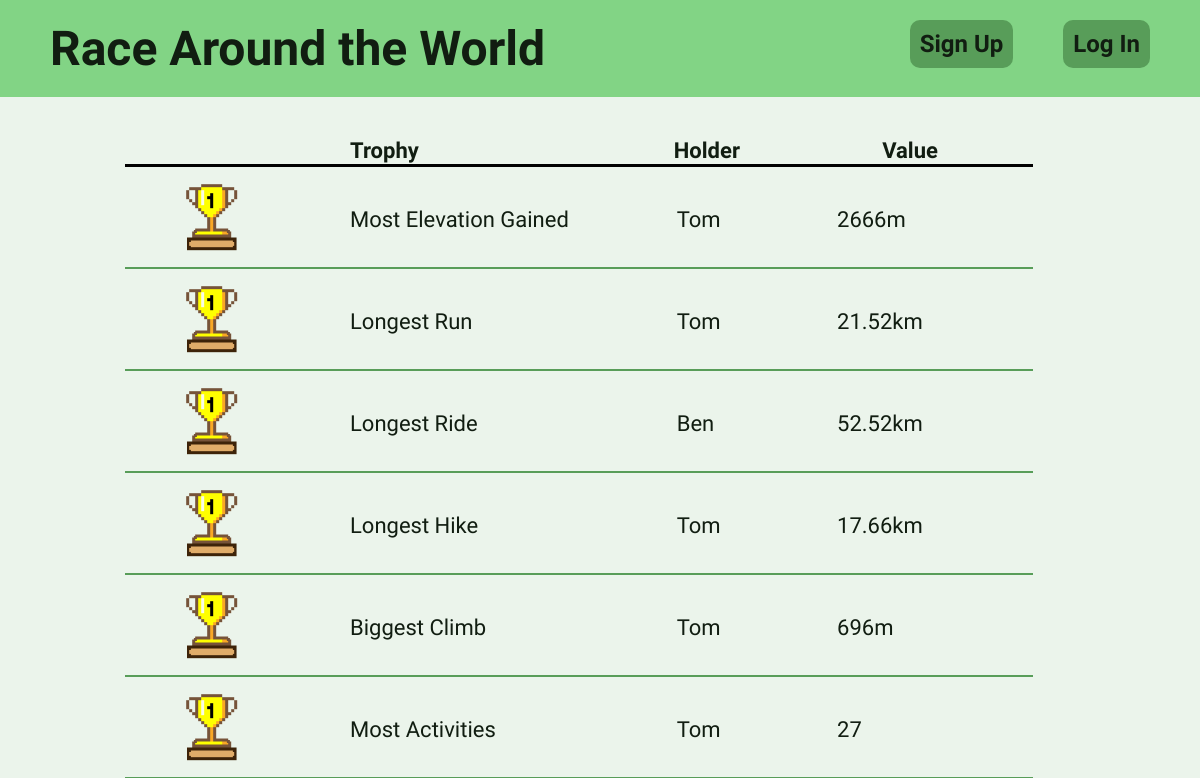
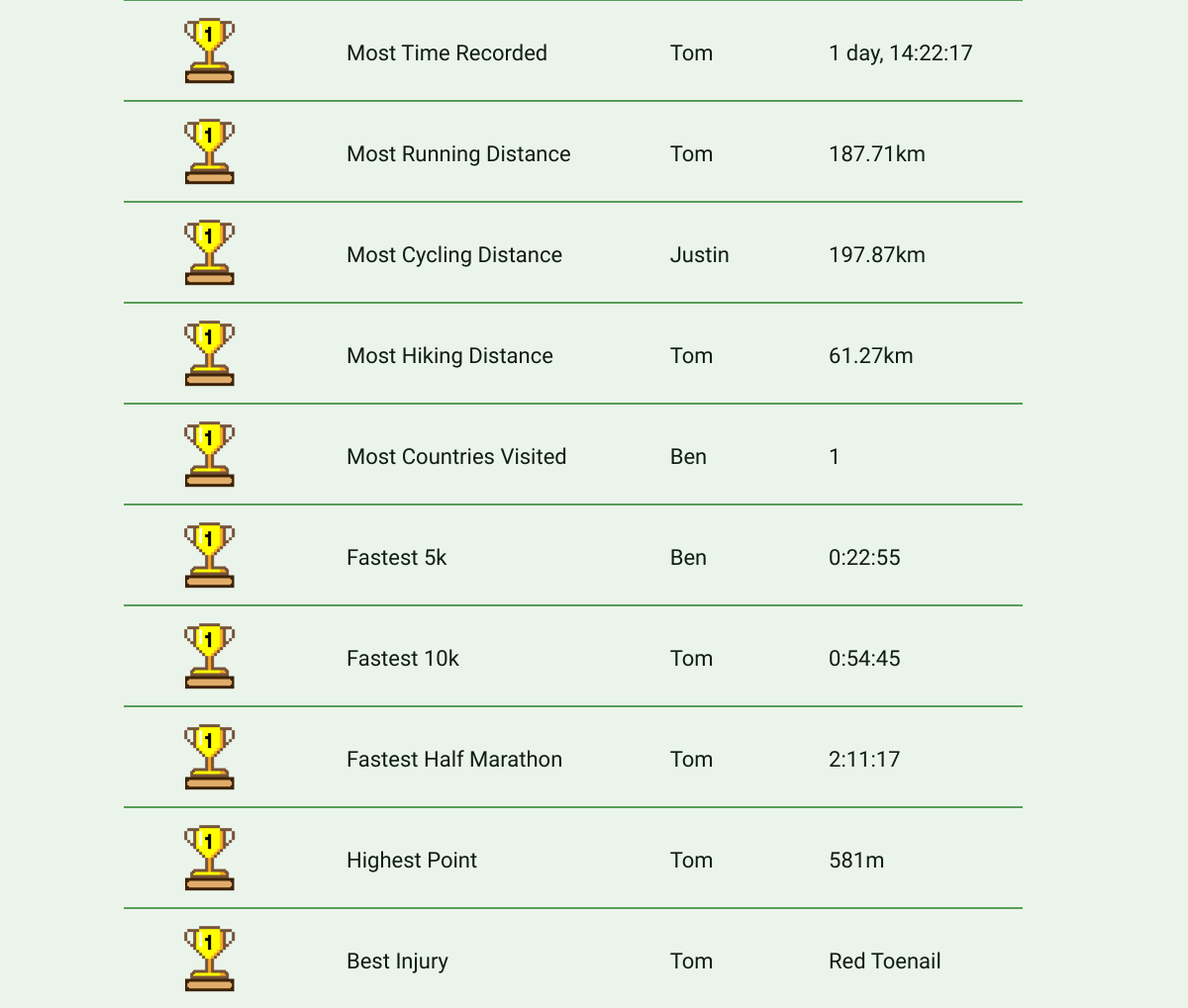
Before: /tracker/trophies/ with the older database file (2 pictures, top to bottom).
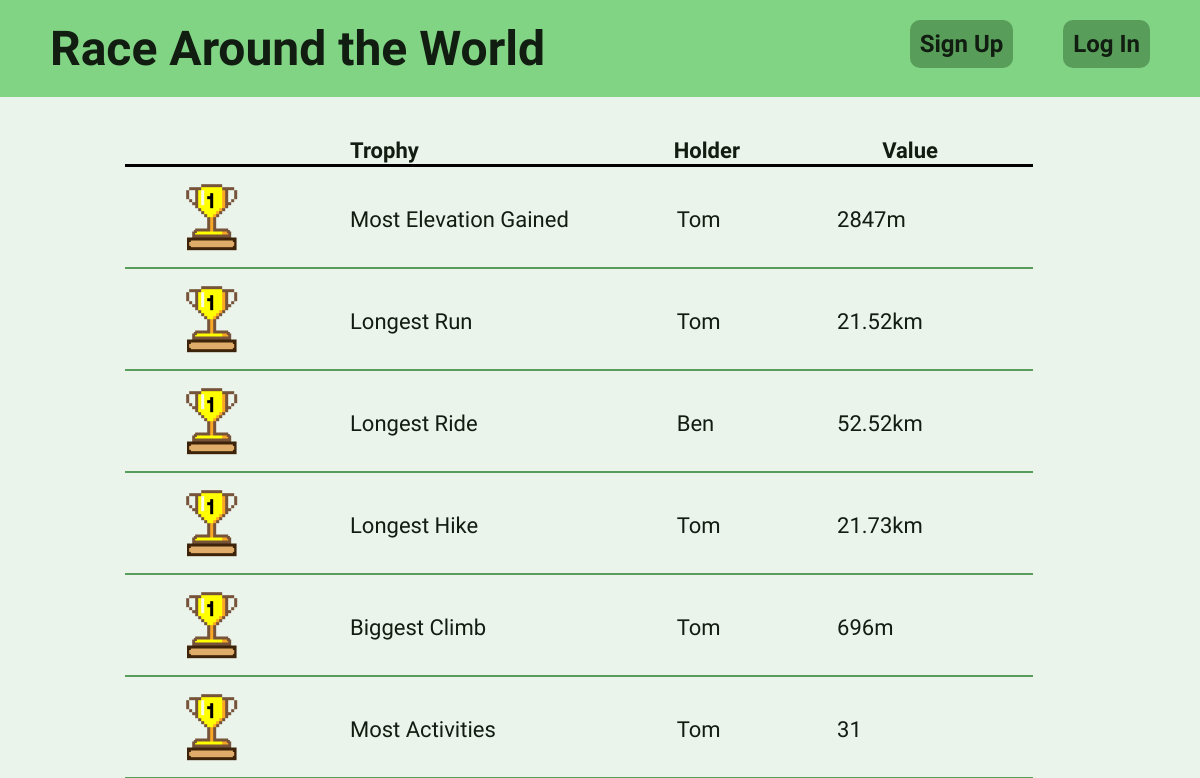
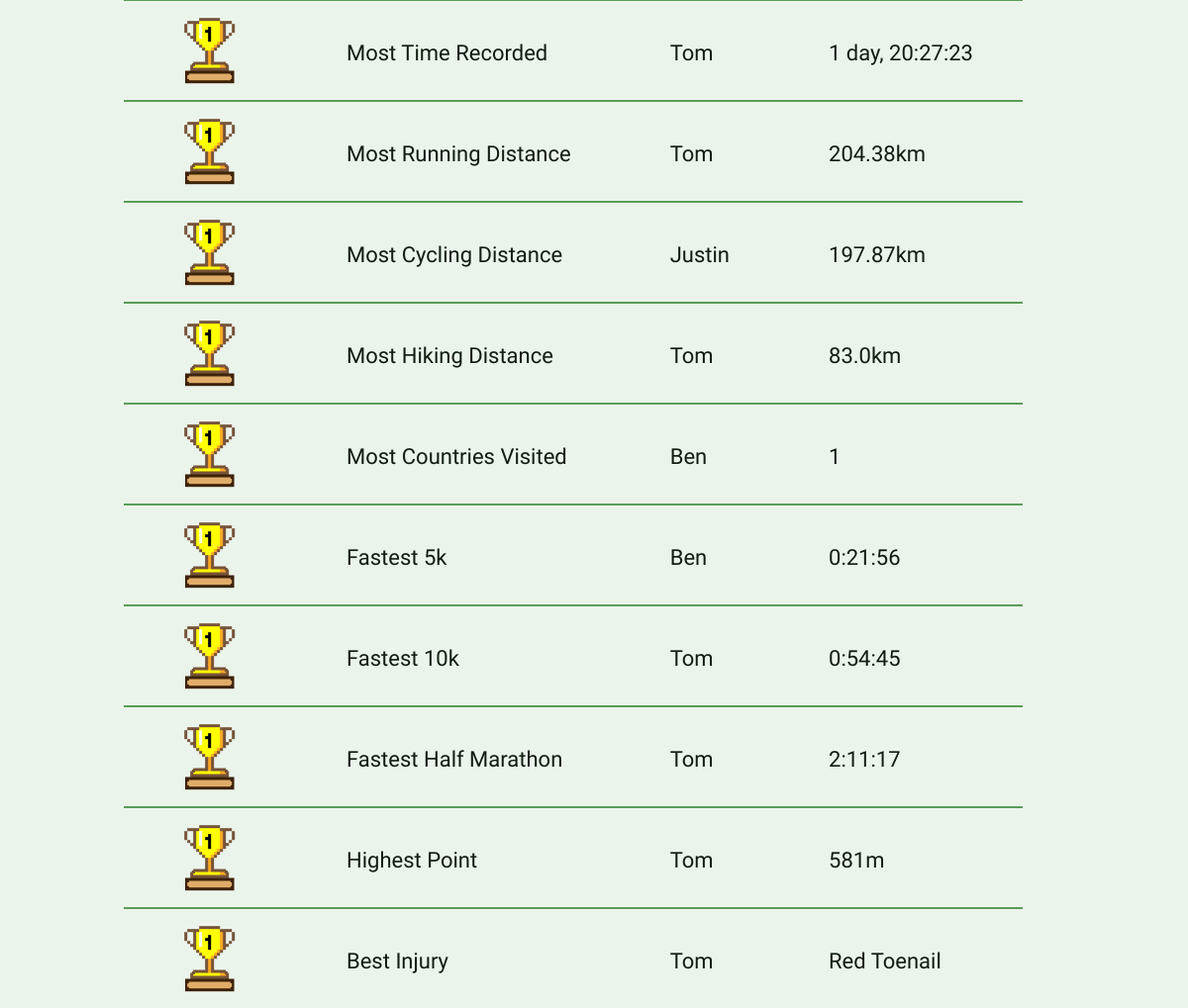
After: the same page with the newer database file (2 pictures, top to bottom).
### tracker/models.py (models this page shows, shortened)
class Trophy(models.Model):
    name = models.CharField(max_length=300)
    value = models.CharField(max_length=100, null=True, blank=True)
    unit = models.CharField(max_length=10, null=True, blank=True)
    holder = models.ForeignKey(User, null=True, blank=True, on_delete=models.SET_NULL)

class User(models.Model):
    webuser = models.OneToOneField(WebUser, on_delete=models.CASCADE, null=True)
    strava_id = models.IntegerField()
    firstName = models.CharField(max_length=100)
    lastName = models.CharField(max_length=100)
    accessToken = models.CharField(max_length=300)
    refreshToken = models.CharField(max_length=300)
    code = models.CharField(max_length=300)
    expiresAt = models.IntegerField()

### tracker/views.py (the view)
# urls.py: path("trophies/", views.trophies, name="trophies")
def trophies(request):
    trophies = get_trophies()
    context = {
        "logged_in": request.user.is_authenticated,
        "trophies": trophies
    }
    return render(request, "tracker/trophies.html", context)

### tracker/views.py (called while the page is built)
def get_trophies():
    return Trophy.objects.all()

### tracker/templates/tracker/trophies.html
{% extends "tracker/base.html" %}
{% load static %}
{% block content %}
<link rel="stylesheet" href="{% static 'tracker/milestones.css' %}">
<div class="content">
    <table class="table">
        <tr style="padding-bottom: 10px; border-bottom:3px solid black">
            <th></th><th style="text-align: left; padding-left: 50px;">Trophy</th><th>Holder</th><th>Value</th>
        </tr>
        {% for row in trophies %}
        {% if row.holder and row.value%}
        <tr>
            {% with 'tracker/img/trophy.png' as image_static %}
            <td><img class="icon" src="{% static image_static %}"></td>
            {% endwith %}
            <td>{{row.name}}</td>
            <td>{{row.holder.firstName}}</td>
            {% if row.unit %}
            <td>{{row.value}}{{row.unit}}</td>
            {% else %}
            <td>{{row.value}}</td>
            {% endif %}
        </tr>
        {% endif %}
        {% endfor %}
    </table>
</div>
{% endblock %}

### tracker/templates/tracker/base.html (shortened to what this page needs)
{% load static %}
<!DOCTYPE html>
<link rel="stylesheet" href="{% static 'tracker/common.css' %}">
<html lang="en-UK">
<head>
</head>
<body>
<div class="header">
    <div class="title"><a href="{% url 'home' %}">Race Around the World</a></div>
    {% if logged_in %}
    <div class="login"><a href="{% url 'logout' %}">Log Out</a></div>
    <div class="login">
        <a href="{% url 'account' %}">Account</a>
    </div>
    {% else %}
    <div class="login"><a href="{% url 'login' %}">Log In</a></div>
    <div class="login"><a href="{% url 'signup' %}">Sign Up</a></div>
    {% endif %}
</div>
{% block content %}{% endblock %}
</body>
</html>

### tracker/static/tracker/common.css (style rules this page uses)
:root { --text: #111d11; --background: #ebf4eb; --primary: #82d485; --secondary: #65be67; --accent: #589d59; --error: #9d5858; }
body { margin: 0; }
.header { overflow: hidden; background: var(--primary); color: var(--text); font-weight: 700; font-size: 48px; margin-bottom: 40px; padding-top: 20px; padding-bottom: 20px; }
.title { float: left; margin-left: 50px; }
.login { background: var(--accent); color: var(--background); margin-right: 50px; float: right; font-size: 24px; padding: 10px 10px 10px 10px; border-radius: 10px 10px 10px 10px; }
body { font-family: 'Raleway'; font-size: 22px; color: var(--text); background: var(--background); }
a:link { text-decoration: none; color: var(--text); }
a { position: relative; text-decoration: none; }
a::before { content: ""; position: absolute; display: block; width: 100%; height: 1.5px; bottom: -5px; left: 0; background-color: var(--accent); transform: scaleX(0); transition: transform 0.3s ease; }

### tracker/static/tracker/milestones.css (style rules this page uses)
.icon { height: 75px; width: 75px; }
td { padding-left: 50px; padding-right: 50px; padding-bottom: 8px; padding-top: 12px; }
.content { padding-left: 125px; }
table { border-collapse: collapse; }
tr { border: solid; border-width: 2px 0; border-color: var(--accent) }
tr:first-child { border-top: none; }
tr:last-child { border-bottom: none; }

Changed rows visible on the page:
changed Trophy "Most Elevation Gained": value "2666" → "2847"
changed Trophy "Longest Hike": value "17.66" → "21.73"
changed Trophy "Most Activities": value "27" → "31"
changed Trophy "Most Time Recorded": value "1 day, 14:22:17" → "1 day, 20:27:23"
changed Trophy "Most Running Distance": value "187.71" → "204.38"
changed Trophy "Most Hiking Distance": value "61.27" → "83.0"
changed Trophy "Fastest 5k": value "0:22:55" → "0:21:56"
